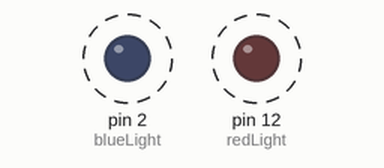
Bench run of a sketch on a simulated Arduino Uno, built with avr-gcc and run on an emulated ATmega328P. Parts: output pins drawn as LEDs (lit = HIGH). Dashed ring = blinking.

Above: at 0.2 s.
Timing chart, 0 to 4.6 s (numbered marks = the images above):
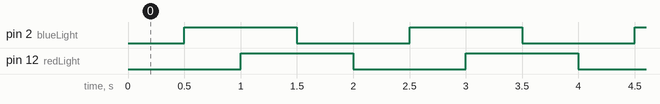

Measured:
- by itself, pin 2 (blueLight), pin 12 (redLight): alternates HIGH for 1.0 s and LOW for 1.0 s
- by itself, everything shown: repeats every 2.0 s, in 4 steps

The sketch:

double-blinking-lights.ino
```cpp
// red
int redLight = 12;

// blue
int blueLight = 2;

void setup() {
  // put your setup code here, to run once:
Serial.print("TEST");
  pinMode(redLight, OUTPUT);
  pinMode(blueLight, OUTPUT);

  digitalWrite(redLight, HIGH);
}

void loop() {
  // put your main code here, to run repeatedly:

  toggle(redLight);
  toggle(blueLight);
}

void toggle(int light) {

  int lightVal = digitalRead(light);

  digitalWrite(light, !lightVal);
  delay(500);
}
```
